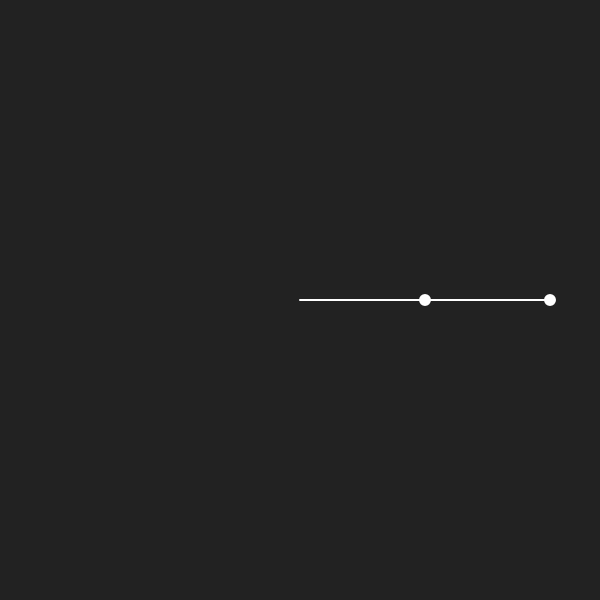
Frame 1 (no input)
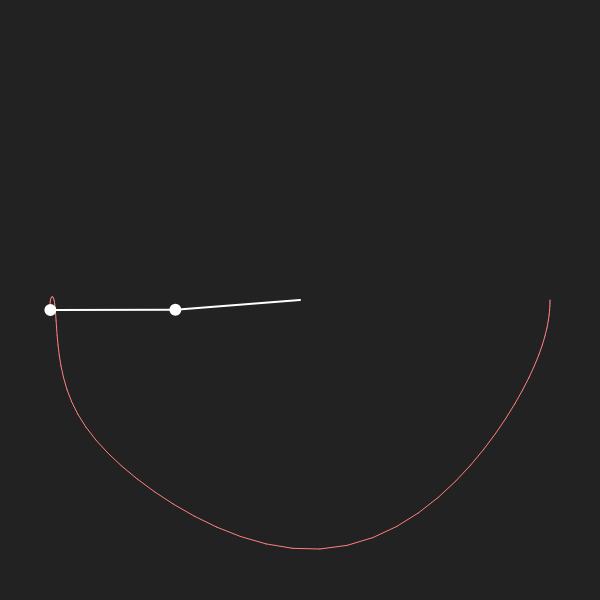
Frame 60 (no input)
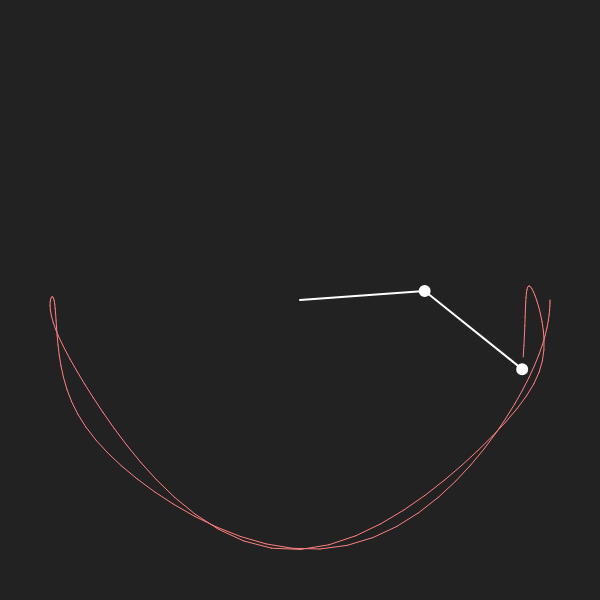
Frame 120 (the mouse pressed at the canvas centre since frame 60)

The p5.js sketch that drew these frames (run headless with seeded random() and noise() and a simulated clock; from frame 60 on, the mouse is pressed at the canvas centre):

// p5.js sketch
// ── sketch.js
let r1 = 125;
let r2 = 125;
let m1 = 10;
let m2 = 10;
let a1 = 0;
let a2 = 0;
let a1_v = 0;
let a2_v = 0;
let g = 1;

let px2 = -1;
let py2 = -1;
let cx, cy;

let buffer;

function setup() {
	let canvas = createCanvas(600, 600);
	const x = (windowWidth - width) / 2;
	const y = (windowHeight - height) / 2;
	canvas.position(x, y);

	pixelDensity(1);
	a1 = PI / 2;
	a2 = PI / 2;
	cx = width / 2;
	cy = height / 2;
	buffer = createGraphics(width, height);
	buffer.background(34);
	buffer.translate(cx, cy);
}

function draw() {
	background(34);
	imageMode(CORNER);
	image(buffer, 0, 0, width, height);

	let num1 = -g * (2 * m1 + m2) * sin(a1);
	let num2 = -m2 * g * sin(a1 - 2 * a2);
	let num3 = -2 * sin(a1 - a2) * m2;
	let num4 = a2_v * a2_v * r2 + a1_v * a1_v * r1 * cos(a1 - a2);
	let den = r1 * (2 * m1 + m2 - m2 * cos(2 * a1 - 2 * a2));
	let a1_a = (num1 + num2 + num3 * num4) / den;

	num1 = 2 * sin(a1 - a2);
	num2 = a1_v * a1_v * r1 * (m1 + m2);
	num3 = g * (m1 + m2) * cos(a1);
	num4 = a2_v * a2_v * r2 * m2 * cos(a1 - a2);
	den = r2 * (2 * m1 + m2 - m2 * cos(2 * a1 - 2 * a2));
	let a2_a = (num1 * (num2 + num3 + num4)) / den;

	translate(cx, cy);
	stroke(255);
	strokeWeight(2);

	let x1 = r1 * sin(a1);
	let y1 = r1 * cos(a1);

	let x2 = x1 + r2 * sin(a2);
	let y2 = y1 + r2 * cos(a2);

	line(0, 0, x1, y1);
	fill(255);
	ellipse(x1, y1, m1, m1);

	line(x1, y1, x2, y2);
	fill(255);
	ellipse(x2, y2, m2, m2);

	a1_v += a1_a;
	a2_v += a2_a;
	a1 += a1_v;
	a2 += a2_v;

	// a1_v *= 0.99;
	// a2_v *= 0.99;

	buffer.stroke(255, 128, 128);
	if (frameCount > 1) {
		buffer.line(px2, py2, x2, y2);
	}

	px2 = x2;
	py2 = y2;
}
